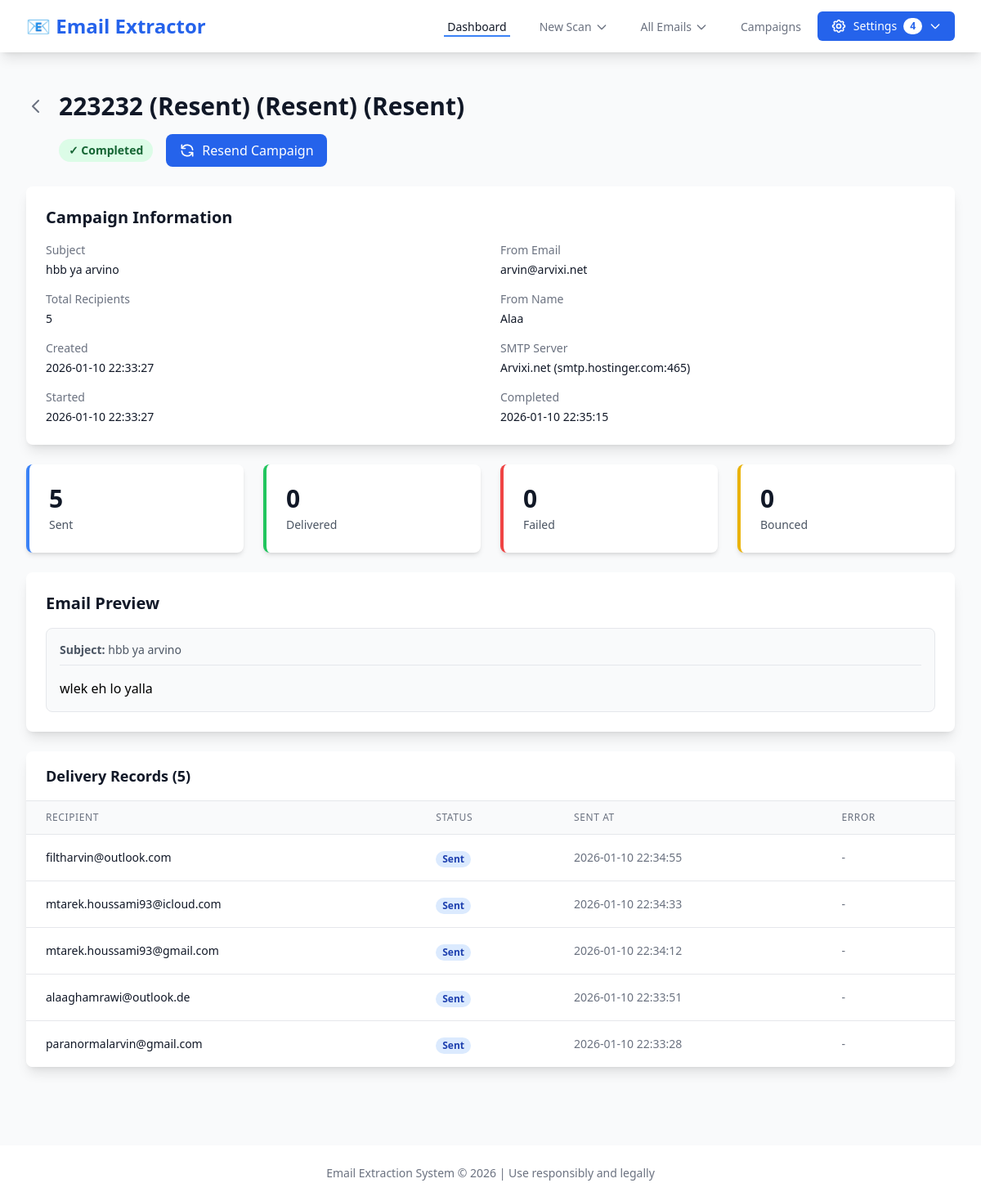
Page /campaigns/16 on the committed database.
### utils/db.py (models this page shows)
class SendReport(Base):
    __tablename__ = 'send_reports'
    id = Column(Integer, primary_key=True)
    campaign_name = Column(String(200), nullable=False)
    subject = Column(String(500))
    body_html = Column(Text)  # Email body HTML
    body_text = Column(Text)  # Email body plain text
    template_name = Column(String(200))
    status = Column(String(50), default='pending')  # pending, running, paused, completed, failed
    smtp_config_id = Column(Integer, ForeignKey('smtp_configs.id'), nullable=True)
    email_account_id = Column(Integer, ForeignKey('email_accounts.id'), nullable=True)
    total_recipients = Column(Integer, default=0)
    sent_count = Column(Integer, default=0)
    delivered_count = Column(Integer, default=0)
    failed_count = Column(Integer, default=0)
    bounced_count = Column(Integer, default=0)
    delay_seconds = Column(Float, default=20.0)  # Delay between emails in seconds
    created_at = Column(DateTime, default=datetime.utcnow)
    started_at = Column(DateTime, nullable=True)
    completed_at = Column(DateTime, nullable=True)
    delivery_records = relationship('DeliveryRecord', back_populates='send_report', cascade='all, delete-orphan')
    smtp_config = relationship('SMTPConfig', back_populates='send_reports')
    email_account = relationship('EmailAccount', back_populates='send_reports')

class EmailAccount(Base):
    __tablename__ = 'email_accounts'
    id = Column(Integer, primary_key=True)
    smtp_config_id = Column(Integer, ForeignKey('smtp_configs.id'), nullable=False)
    name = Column(String(200), nullable=False)  # Friendly name for this email account
    from_email = Column(String(255), nullable=False)
    from_name = Column(String(200), nullable=False)
    reply_to = Column(String(255), nullable=True)
    is_active = Column(Boolean, default=True)
    created_at = Column(DateTime, default=datetime.utcnow)
    updated_at = Column(DateTime, default=datetime.utcnow, onupdate=datetime.utcnow)
    smtp_config = relationship('SMTPConfig', back_populates='email_accounts')
    send_reports = relationship('SendReport', back_populates='email_account')

class SMTPConfig(Base):
    __tablename__ = 'smtp_configs'
    id = Column(Integer, primary_key=True)
    name = Column(String(200), nullable=False)  # Friendly name for this SMTP config
    host = Column(String(255), nullable=False)
    port = Column(Integer, nullable=False)
    username = Column(String(255), nullable=False)
    password = Column(String(500), nullable=False)  # Encrypted in production
    use_tls = Column(Boolean, default=True)
    timeout = Column(Integer, default=30)
    is_active = Column(Boolean, default=True)
    created_at = Column(DateTime, default=datetime.utcnow)
    updated_at = Column(DateTime, default=datetime.utcnow, onupdate=datetime.utcnow)
    email_accounts = relationship('EmailAccount', back_populates='smtp_config', cascade='all, delete-orphan')
    send_reports = relationship('SendReport', back_populates='smtp_config')

class DeliveryRecord(Base):
    __tablename__ = 'delivery_records'
    id = Column(Integer, primary_key=True)
    send_report_id = Column(Integer, ForeignKey('send_reports.id'), nullable=False)
    recipient_email = Column(String(255), nullable=False)
    status = Column(String(50))  # sent, delivered, failed, bounced
    error_message = Column(Text, nullable=True)
    sent_at = Column(DateTime, nullable=True)
    send_report = relationship('SendReport', back_populates='delivery_records')

### dashboard/app.py (the view)
@app.route('/campaigns/<int:campaign_id>')
def campaign_detail(campaign_id):
    db = get_db_session()
    try:
        campaign = db.query(SendReport).options(
            joinedload(SendReport.smtp_config),
            joinedload(SendReport.email_account),
            joinedload(SendReport.delivery_records)
        ).filter_by(id=campaign_id).first()
        if not campaign:
            flash('Campaign not found', 'error')
            return redirect(url_for('campaigns_page'))
        page = request.args.get('page', 1, type=int)
        per_page = 50
        delivery_query = db.query(DeliveryRecord).filter_by(send_report_id=campaign_id).order_by(DeliveryRecord.sent_at.desc())
        total_deliveries = delivery_query.count()
        deliveries = delivery_query.offset((page - 1) * per_page).limit(per_page).all()
        sent_count = db.query(DeliveryRecord).filter_by(send_report_id=campaign_id, status='sent').count()
        failed_count = db.query(DeliveryRecord).filter_by(send_report_id=campaign_id, status='failed').count()
        delivered_count = db.query(DeliveryRecord).filter_by(send_report_id=campaign_id, status='delivered').count()
        bounced_count = db.query(DeliveryRecord).filter_by(send_report_id=campaign_id, status='bounced').count()
        stats = {
            'total': total_deliveries,
            'sent': sent_count,
            'failed': failed_count,
            'delivered': delivered_count,
            'bounced': bounced_count
        }
        smtp_configs = db.query(SMTPConfig).filter_by(is_active=True).all()
        email_accounts = db.query(EmailAccount).filter_by(is_active=True).all()
        return render_template('campaign_detail.html', campaign=campaign,
                             deliveries=deliveries, page=page, per_page=per_page,
                             total_deliveries=total_deliveries, stats=stats,
                             smtp_configs=smtp_configs, email_accounts=email_accounts)
    except Exception as e:
        logger.error(f"Error loading campaign detail: {e}", exc_info=True)
        flash(f'Error loading campaign: {str(e)}', 'error')
        return redirect(url_for('campaigns_page'))
    finally:
        db.close()

### dashboard/templates/campaign_detail.html (shortened to what this page needs)
{% extends "base.html" %}
{% block content %}
<div class="px-4 py-6 sm:px-0 max-w-7xl mx-auto">
    <div class="mb-6">
        <div class="flex items-center mb-4">
            <a href="/campaigns" class="text-gray-500 hover:text-gray-700 mr-4">
                <svg class="w-6 h-6" fill="none" stroke="currentColor" viewBox="0 0 24 24">
                    <path stroke-linecap="round" stroke-linejoin="round" stroke-width="2" d="M15 19l-7-7 7-7"></path>
                </svg>
            </a>
            <h1 class="text-3xl font-bold text-gray-900">{{ campaign.campaign_name }}</h1>
        </div>
        <div class="ml-10 flex items-center space-x-4">
            {% if campaign.status == 'completed' %}
            <span class="px-3 py-1 inline-flex text-sm leading-5 font-semibold rounded-full bg-green-100 text-green-800">
                ✓ Completed
            </span>
            {% elif campaign.status == 'running' %}
            <span class="px-3 py-1 inline-flex text-sm leading-5 font-semibold rounded-full bg-blue-100 text-blue-800">
                ⏳ Running
            </span>
            {% elif campaign.status == 'failed' %}
            <span class="px-3 py-1 inline-flex text-sm leading-5 font-semibold rounded-full bg-red-100 text-red-800">
                ✗ Failed
            </span>
            {% elif campaign.status == 'pending' %}
            <span class="px-3 py-1 inline-flex text-sm leading-5 font-semibold rounded-full bg-yellow-100 text-yellow-800">
                ⏸ Pending
            </span>
            {% endif %}
            {% if campaign.status == 'completed' or campaign.status == 'failed' %}
            <button type="button" onclick="showResendModal()" class="px-4 py-2 bg-blue-600 text-white rounded-lg hover:bg-blue-700 font-medium transition-colors inline-flex items-center">
                <svg class="w-5 h-5 mr-2" fill="none" stroke="currentColor" viewBox="0 0 24 24">
                    <path stroke-linecap="round" stroke-linejoin="round" stroke-width="2" d="M4 4v5h.582m15.356 2A8.001 8.001 0 004.582 9m0 0H9m11 11v-5h-.581m0 0a8.003 8.003 0 01-15.357-2m15.357 2H15"></path>
                </svg>
                Resend Campaign
            </button>
            {% endif %}
        </div>
    </div>
    <div class="bg-white shadow-lg rounded-lg p-6 mb-6">
        <h2 class="text-xl font-semibold text-gray-900 mb-4">Campaign Information</h2>
        <div class="grid grid-cols-1 md:grid-cols-2 gap-6">
            <div>
                <dl class="space-y-4">
                    <div>
                        <dt class="text-sm font-medium text-gray-500">Subject</dt>
                        <dd class="mt-1 text-sm text-gray-900">{{ campaign.subject or 'N/A' }}</dd>
                    </div>
                    <div>
                        <dt class="text-sm font-medium text-gray-500">Total Recipients</dt>
                        <dd class="mt-1 text-sm text-gray-900">{{ campaign.total_recipients }}</dd>
                    </div>
                    <div>
                        <dt class="text-sm font-medium text-gray-500">Created</dt>
                        <dd class="mt-1 text-sm text-gray-900">{{ campaign.created_at.strftime('%Y-%m-%d %H:%M:%S') }}</dd>
                    </div>
                    {% if campaign.started_at %}
                    <div>
                        <dt class="text-sm font-medium text-gray-500">Started</dt>
                        <dd class="mt-1 text-sm text-gray-900">{{ campaign.started_at.strftime('%Y-%m-%d %H:%M:%S') }}</dd>
                    </div>
                    {% endif %}
                </dl>
            </div>
            <div>
                <dl class="space-y-4">
                    {% if campaign.email_account %}
                    <div>
                        <dt class="text-sm font-medium text-gray-500">From Email</dt>
                        <dd class="mt-1 text-sm text-gray-900">{{ campaign.email_account.from_email }}</dd>
                    </div>
                    <div>
                        <dt class="text-sm font-medium text-gray-500">From Name</dt>
                        <dd class="mt-1 text-sm text-gray-900">{{ campaign.email_account.from_name }}</dd>
                    </div>
                    {% endif %}
                    {% if campaign.smtp_config %}
                    <div>
                        <dt class="text-sm font-medium text-gray-500">SMTP Server</dt>
                        <dd class="mt-1 text-sm text-gray-900">{{ campaign.smtp_config.name }} ({{ campaign.smtp_config.host }}:{{ campaign.smtp_config.port }})</dd>
                    </div>
                    {% endif %}
                    {% if campaign.completed_at %}
                    <div>
                        <dt class="text-sm font-medium text-gray-500">Completed</dt>
                        <dd class="mt-1 text-sm text-gray-900">{{ campaign.completed_at.strftime('%Y-%m-%d %H:%M:%S') }}</dd>
                    </div>
                    {% endif %}
                </dl>
            </div>
        </div>
    </div>
    <div class="grid grid-cols-1 md:grid-cols-4 gap-6 mb-6">
        <div class="bg-white rounded-lg shadow-md p-6 border-l-4 border-blue-500">
            <div id="stat-card-sent" class="text-3xl font-bold text-gray-900">{{ stats.sent }}</div>
            <div class="text-sm text-gray-600 mt-1">Sent</div>
        </div>
        <div class="bg-white rounded-lg shadow-md p-6 border-l-4 border-green-500">
            <div id="stat-card-delivered" class="text-3xl font-bold text-gray-900">{{ stats.delivered }}</div>
            <div class="text-sm text-gray-600 mt-1">Delivered</div>
        </div>
        <div class="bg-white rounded-lg shadow-md p-6 border-l-4 border-red-500">
            <div id="stat-card-failed" class="text-3xl font-bold text-gray-900">{{ stats.failed }}</div>
            <div class="text-sm text-gray-600 mt-1">Failed</div>
        </div>
        <div class="bg-white rounded-lg shadow-md p-6 border-l-4 border-yellow-500">
            <div id="stat-card-bounced" class="text-3xl font-bold text-gray-900">{{ stats.bounced }}</div>
            <div class="text-sm text-gray-600 mt-1">Bounced</div>
        </div>
    </div>
    {% if campaign.body_html %}
    <div class="bg-white shadow-lg rounded-lg p-6 mb-6">
        <h2 class="text-xl font-semibold text-gray-900 mb-4">Email Preview</h2>
        <div class="border border-gray-200 rounded-lg p-4 bg-gray-50">
            <div class="mb-2 text-sm text-gray-600">
                <strong>Subject:</strong> {{ campaign.subject }}
            </div>
            <div class="border-t border-gray-200 pt-4">
                <div class="prose max-w-none">
                    {{ campaign.body_html|safe }}
                </div>
            </div>
        </div>
    </div>
    {% endif %}
    <div class="bg-white shadow-lg rounded-lg overflow-hidden">
        <div class="px-6 py-4 border-b border-gray-200">
            <h2 class="text-lg font-semibold text-gray-900">Delivery Records ({{ total_deliveries }})</h2>
        </div>
        <div class="overflow-x-auto">
            <table class="min-w-full divide-y divide-gray-200">
                <thead class="bg-gray-50">
                    <tr>
                        <th class="px-6 py-3 text-left text-xs font-medium text-gray-500 uppercase tracking-wider">Recipient</th>
                        <th class="px-6 py-3 text-left text-xs font-medium text-gray-500 uppercase tracking-wider">Status</th>
                        <th class="px-6 py-3 text-left text-xs font-medium text-gray-500 uppercase tracking-wider">Sent At</th>
                        <th class="px-6 py-3 text-left text-xs font-medium text-gray-500 uppercase tracking-wider">Error</th>
                    </tr>
                </thead>
                <tbody class="bg-white divide-y divide-gray-200">
                    {% for delivery in deliveries %}
                    <tr class="hover:bg-gray-50">
                        <td class="px-6 py-4 whitespace-nowrap text-sm text-gray-900">
                            {{ delivery.recipient_email }}
                        </td>
                        <td class="px-6 py-4 whitespace-nowrap">
                            {% if delivery.status == 'sent' %}
                            <span class="px-2 inline-flex text-xs leading-5 font-semibold rounded-full bg-blue-100 text-blue-800">
                                Sent
                            </span>
                            {% elif delivery.status == 'delivered' %}
                            <span class="px-2 inline-flex text-xs leading-5 font-semibold rounded-full bg-green-100 text-green-800">
                                Delivered
                            </span>
                            {% elif delivery.status == 'failed' %}
                            <span class="px-2 inline-flex text-xs leading-5 font-semibold rounded-full bg-red-100 text-red-800">
                                Failed
                            </span>
                            {% elif delivery.status == 'bounced' %}
                            <span class="px-2 inline-flex text-xs leading-5 font-semibold rounded-full bg-yellow-100 text-yellow-800">
                                Bounced
                            </span>
                            {% else %}
                            <span class="px-2 inline-flex text-xs leading-5 font-semibold rounded-full bg-gray-100 text-gray-800">
                                {{ delivery.status }}
                            </span>
                            {% endif %}
                        </td>
                        <td class="px-6 py-4 whitespace-nowrap text-sm text-gray-500">
                            {% if delivery.sent_at %}
                            {{ delivery.sent_at.strftime('%Y-%m-%d %H:%M:%S') }}
                            {% else %}
                            -
                            {% endif %}
                        </td>
                        <td class="px-6 py-4 text-sm text-gray-500">
                            {% if delivery.error_message %}
                            <span class="text-red-600" title="{{ delivery.error_message }}">{{ delivery.error_message[:50] }}{% if delivery.error_message|length > 50 %}...{% endif %}</span>
                            {% else %}
                            -
                            {% endif %}
                        </td>
                    </tr>
                    {% else %}
                    <tr>
                        <td colspan="4" class="px-6 py-12 text-center text-sm text-gray-500">
                            No delivery records found
                        </td>
                    </tr>
                    {% endfor %}
                </tbody>
            </table>
        </div>
    </div>
</div>
{% endblock %}

### rows in the picture
SendReport: campaign_name "223232 (Resent) (Resent) (Resent)", subject "hbb ya arvino", total_recipients "5", created_at "2026-01-10 22:33:27", started_at "2026-01-10 22:33:27", completed_at "2026-01-10 22:35:15", body_html "wlek eh lo yalla"
EmailAccount: email_account.from_email "arvin@arvixi.net", email_account.from_name "Alaa"
SMTPConfig: smtp_config.name "Arvixi.net", smtp_config.host "smtp.hostinger.com", smtp_config.port "465"
DeliveryRecord: recipient_email "filtharvin@outlook.com", status "Sent", sent_at "2026-01-10 22:34:55"
DeliveryRecord: recipient_email "mtarek.houssami93@icloud.com", status "Sent", sent_at "2026-01-10 22:34:33"
DeliveryRecord: recipient_email "mtarek.houssami93@gmail.com", status "Sent", sent_at "2026-01-10 22:34:12"
DeliveryRecord: recipient_email "alaaghamrawi@outlook.de", status "Sent", sent_at "2026-01-10 22:33:51"
DeliveryRecord: recipient_email "paranormalarvin@gmail.com", status "Sent", sent_at "2026-01-10 22:33:28"

### other values in the picture
{{ smtp_configs_count + email_accounts_count }} "4"
{{ stats.sent }} "5"
{{ stats.delivered }} "0"
{{ stats.failed }} "0"
{{ stats.bounced }} "0"
{{ total_deliveries }} "5"
